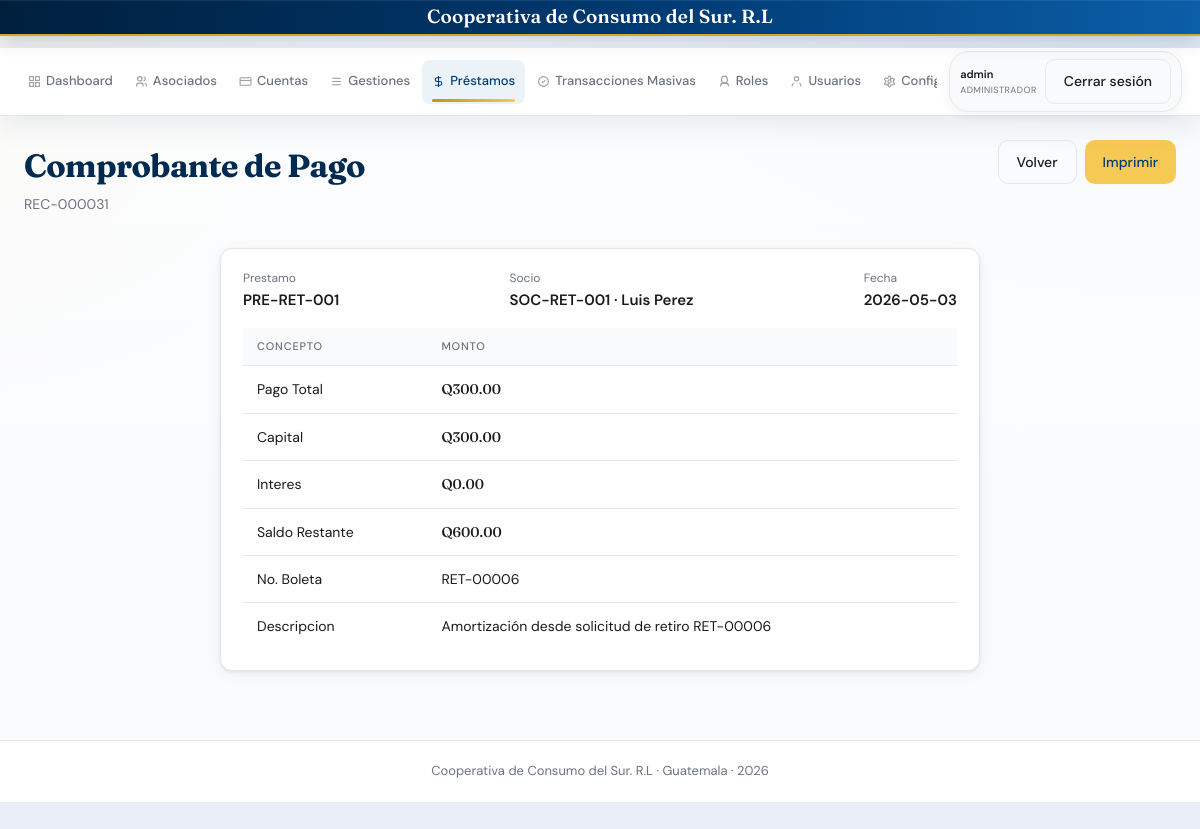
Page /prestamos/comprobante/31 (signed in) on the committed database.
### tables this page shows
CREATE TABLE ajustes_sistema (
        clave TEXT PRIMARY KEY,
        valor TEXT,
        fecha_actualizacion TEXT NOT NULL,
        usuario_actualizacion TEXT
    );

CREATE TABLE pagos_prestamo (
            id INTEGER PRIMARY KEY AUTOINCREMENT,
            prestamo_id INTEGER NOT NULL,
            monto REAL NOT NULL,
            capital REAL NOT NULL,
            interes REAL NOT NULL,
            saldo_restante REAL NOT NULL,
            fecha TEXT NOT NULL, descripcion TEXT, boleta_deposito TEXT, numero_comprobante TEXT,
            FOREIGN KEY (prestamo_id) REFERENCES prestamos(id)
        );

CREATE TABLE prestamos (
            id INTEGER PRIMARY KEY AUTOINCREMENT,
            numero TEXT UNIQUE NOT NULL,
            socio_id INTEGER NOT NULL,
            monto_solicitado REAL NOT NULL,
            monto_aprobado REAL,
            tasa_interes REAL NOT NULL,
            plazo_meses INTEGER NOT NULL,
            cuota_mensual REAL,
            saldo_pendiente REAL,
            fecha_solicitud TEXT NOT NULL,
            fecha_aprobacion TEXT,
            estado TEXT DEFAULT "pendiente"
        , etapa_cobranza TEXT DEFAULT 'activo', categoria_id INTEGER, desembolso_tipo TEXT, desembolso_referencia TEXT, refinanciado_de INTEGER, monto_amortizado REAL DEFAULT 0, monto_desembolso REAL, banco_tipo_cuenta TEXT, banco_numero_cuenta TEXT, capital_amortizado REAL DEFAULT 0, interes_amortizado REAL DEFAULT 0);

CREATE TABLE socios (
            id INTEGER PRIMARY KEY AUTOINCREMENT,
            codigo TEXT UNIQUE NOT NULL,
            nombre TEXT NOT NULL,
            apellido TEXT NOT NULL,
            dpi TEXT UNIQUE NOT NULL,
            telefono TEXT,
            email TEXT,
            direccion TEXT,
            fecha_ingreso TEXT NOT NULL,
            estado TEXT DEFAULT "activo"
        , rol TEXT DEFAULT 'Asociado', frecuencia TEXT DEFAULT 'Quincenal', cuota_ahorro REAL DEFAULT 0, tipo_ahorro TEXT DEFAULT 'ahorro corriente', nit TEXT, beneficiario TEXT, finca TEXT, foto TEXT, primer_nombre TEXT, segundo_nombre TEXT, tercer_nombre TEXT, primer_apellido TEXT, segundo_apellido TEXT, estado_civil TEXT DEFAULT 'Soltero', apellido_casada TEXT, banco_nombre TEXT, banco_tipo_cuenta TEXT, banco_numero_cuenta TEXT, departamento TEXT, municipio TEXT, salario REAL, fecha_ingreso_laborar TEXT);

### blueprints/prestamos.py (the view)
@bp.route('/prestamos/comprobante/<int:pago_id>')
@login_required()
def comprobante_pago_prestamo(pago_id):
    conn = get_db()
    pago = db_fetchone(
        conn,
        '''
        SELECT pp.*, p.numero AS numero_prestamo,
               s.codigo AS socio_codigo,
               s.nombre || ' ' || s.apellido AS socio_nombre
        FROM pagos_prestamo pp
        JOIN prestamos p ON p.id = pp.prestamo_id
        JOIN socios s ON s.id = p.socio_id
        WHERE pp.id=?
        ''',
        (pago_id,),
    )
    conn.close()
    if not pago:
        flash('Comprobante no encontrado.', 'danger')
        return redirect(url_for('prestamos.prestamos'))
    return render_template('comprobante_prestamo.html', pago=pago)

### app.py (called while the page is built)
@app.before_request
def _set_request_context():
    g.request_id = request.headers.get('X-Request-ID') or str(uuid.uuid4())
    g.request_started_at = datetime.now(UTC)

@app.after_request
def _log_request(response):
    started = getattr(g, 'request_started_at', None)
    duration_ms = None
    if started:
        duration_ms = int((datetime.now(UTC) - started).total_seconds() * 1000)
    logger.info(
        'event=request method=%s path=%s status=%s user=%s role=%s request_id=%s duration_ms=%s ip=%s',
        request.method,
        request.path,
        response.status_code,
        session.get('username', 'anon'),
        session.get('user_role', 'anon'),
        getattr(g, 'request_id', '-'),
        duration_ms,
        request.headers.get('X-Forwarded-For', request.remote_addr),
    )
    response.headers['X-Request-ID'] = getattr(g, 'request_id', '-')
    return response

def get_system_setting(conn, clave, default=None):
    row = db_fetchone(conn, "SELECT valor FROM ajustes_sistema WHERE clave=?", (clave,))
    if row and row['valor'] is not None:
        return row['valor']
    if default is not None:
        return default
    return SYSTEM_SETTINGS_DEFAULTS.get(clave)

def obtener_marca_cooperativa():
    conn = get_db()
    try:
        nombre = get_system_setting(conn, 'cooperativa_nombre', DEFAULT_COOPERATIVA_NOMBRE)
        foto = get_system_setting(conn, 'cooperativa_foto', '')
    except Exception as e:
        print("EXCEPTION IN obtener_marca_cooperativa:", e)
        nombre = DEFAULT_COOPERATIVA_NOMBRE
        foto = ''
    finally:
        conn.close()
    return {
        'cooperativa_nombre': nombre or DEFAULT_COOPERATIVA_NOMBRE,
        'cooperativa_foto': foto or None,
    }

@app.context_processor
def inject_global_template_data():
    marca = obtener_marca_cooperativa()
    return {
        'now': datetime.now(),
        **marca,
    }

### utils/db.py (called while the page is built)
def _connection_is_closed(conn):
    if conn is None:
        return True
    if hasattr(conn, 'closed'):
        try:
            if conn.closed:
                return True
        except Exception:
            pass
    try:
        conn.execute('SELECT 1')
        return False
    except sqlite3.ProgrammingError:
        return True
    except Exception:
        return False

def _is_postgres_connection(conn):
    return conn.__class__.__module__.startswith('psycopg')

def _adapt_query_for_backend(conn, query):
    if _is_postgres_connection(conn):
        return query.replace('?', '%s')
    return query

### templates/comprobante_prestamo.html (shortened to what this page needs)
{% extends "base.html" %}
{% block content %}
<div class="page-header">
  <div>
    <div class="page-title">Comprobante de Pago</div>
    <div class="page-subtitle">{{ pago.numero_comprobante or ('REC-' ~ '%06d'|format(pago.id)) }}</div>
  </div>
  <div style="display:flex;gap:8px;">
    <a href="{{ url_for('prestamos.prestamos') }}" class="btn btn-outline" onclick="history.back();return false;">Volver</a>
    <button type="button" class="btn btn-gold" onclick="window.print()">Imprimir</button>
  </div>
</div>
<div class="card" style="max-width:760px;margin:0 auto;">
  <div class="card-body">
    <div style="display:flex;justify-content:space-between;gap:12px;flex-wrap:wrap;margin-bottom:16px;">
      <div>
        <div style="font-size:12px;color:#6b7280;">Prestamo</div>
        <div style="font-weight:600;">{{ pago.numero_prestamo }}</div>
      </div>
      <div>
        <div style="font-size:12px;color:#6b7280;">Socio</div>
        <div style="font-weight:600;">{{ pago.socio_codigo }} · {{ pago.socio_nombre }}</div>
      </div>
      <div>
        <div style="font-size:12px;color:#6b7280;">Fecha</div>
        <div style="font-weight:600;">{{ pago.fecha }}</div>
      </div>
    </div>
    <div class="table-wrap">
      <table>
        <thead><tr><th>Concepto</th><th>Monto</th></tr></thead>
        <tbody>
          <tr><td>Pago Total</td><td class="amount">Q{{ '{:,.2f}'.format(pago.monto) }}</td></tr>
          <tr><td>Capital</td><td class="amount">Q{{ '{:,.2f}'.format(pago.capital) }}</td></tr>
          <tr><td>Interes</td><td class="amount">Q{{ '{:,.2f}'.format(pago.interes) }}</td></tr>
          <tr><td>Saldo Restante</td><td class="amount">Q{{ '{:,.2f}'.format(pago.saldo_restante) }}</td></tr>
          <tr><td>No. Boleta</td><td>{{ pago.boleta_deposito or '—' }}</td></tr>
          <tr><td>Descripcion</td><td>{{ pago.descripcion or 'Pago de cuota' }}</td></tr>
        </tbody>
      </table>
    </div>
  </div>
</div>
{% endblock %}

### templates/base.html (shortened to what this page needs)
<!DOCTYPE html>
<html lang="es">
<head>
</head>
<body>
<div class="top-brand">
  <div class="top-brand-content">
    <div class="top-brand-text">{{ cooperativa_nombre }}</div>
  </div>
</div>
<header class="header">
  <div class="header-content">
    <nav class="header-nav">
      <a href="{{ url_for('main.index') }}" class="nav-link {% if request.endpoint=='main.index' %}active{% endif %}">
        <svg width="16" height="16" fill="none" stroke="currentColor" stroke-width="2" viewBox="0 0 24 24"><rect x="3" y="3" width="7" height="7"/><rect x="14" y="3" width="7" height="7"/><rect x="14" y="14" width="7" height="7"/><rect x="3" y="14" width="7" height="7"/></svg>
        Dashboard
      </a>
      <a href="{{ url_for('socios.socios') }}" class="nav-link {% if 'socio' in request.endpoint %}active{% endif %}">
        <svg width="16" height="16" fill="none" stroke="currentColor" stroke-width="2" viewBox="0 0 24 24"><circle cx="9" cy="7" r="4"/><path d="M3 21v-2a4 4 0 0 1 4-4h4a4 4 0 0 1 4 4v2"/><path d="M16 3.13a4 4 0 0 1 0 7.75M21 21v-2a4 4 0 0 0-3-3.85"/></svg>
        Asociados
      </a>
      <a href="{{ url_for('ahorro.cuentas') }}" class="nav-link {% if 'cuenta' in request.endpoint %}active{% endif %}">
        <svg width="16" height="16" fill="none" stroke="currentColor" stroke-width="2" viewBox="0 0 24 24"><rect x="2" y="5" width="20" height="14" rx="2"/><path d="M2 10h20"/></svg>
        Cuentas
      </a>
      {% if session.get('user_role') in ['Administrador', 'Operador'] %}
      {% set gestion_activa = request.endpoint in ['gestiones', 'gestion_retiro', 'gestion_solicitud_prestamo'] %}
      <a href="{{ url_for('prestamos.gestiones') }}" class="nav-link {% if gestion_activa %}active{% endif %}">
        <svg width="16" height="16" fill="none" stroke="currentColor" stroke-width="2" viewBox="0 0 24 24"><path d="M4 6h16M4 12h16M4 18h16"/></svg>
        Gestiones
      </a>
      {% endif %}
      <a href="{{ url_for('prestamos.prestamos') }}" class="nav-link {% if 'prestamo' in request.endpoint %}active{% endif %}">
        <svg width="16" height="16" fill="none" stroke="currentColor" stroke-width="2" viewBox="0 0 24 24"><path d="M12 2v20M17 5H9.5a3.5 3.5 0 0 0 0 7h5a3.5 3.5 0 0 1 0 7H6"/></svg>
        Préstamos
      </a>
      <a href="{{ url_for('prestamos.transacciones_masivas') }}" class="nav-link {% if 'prestamos.transacciones_masivas' in request.endpoint %}active{% endif %}">
        <svg width="16" height="16" fill="none" stroke="currentColor" stroke-width="2" viewBox="0 0 24 24"><path d="M9 12l2 2 4-4M21 12c0 4.97-4.03 9-9 9s-9-4.03-9-9 4.03-9 9-9 9 4.03 9 9z"/></svg>
        Transacciones Masivas
      </a>      <a href="{{ url_for('usuarios.roles') }}" class="nav-link {% if 'usuarios.roles' in request.endpoint %}active{% endif %}">
        <svg width="16" height="16" fill="none" stroke="currentColor" stroke-width="2" viewBox="0 0 24 24"><path d="M12 2a5 5 0 0 1 5 5v3a5 5 0 0 1-10 0V7a5 5 0 0 1 5-5z"/><path d="M19 21v-2a4 4 0 0 0-4-4H9a4 4 0 0 0-4 4v2"/></svg>
        Roles
      </a>
      <a href="{{ url_for('usuarios.usuarios') }}" class="nav-link {% if 'usuarios.usuarios' in request.endpoint %}active{% endif %}">
        <svg width="16" height="16" fill="none" stroke="currentColor" stroke-width="2" viewBox="0 0 24 24"><path d="M20 21v-2a4 4 0 0 0-3-3.87"/><path d="M4 21v-2a4 4 0 0 1 3-3.87"/><circle cx="12" cy="7" r="4"/></svg>
        Usuarios
      </a>
      <a href="{{ url_for('configuraciones.configuraciones') }}" class="nav-link {% if 'configuraciones.configuraciones' in request.endpoint %}active{% endif %}">
        Configuración
      </a>
    </nav>
    {% if session.get('username') %}
    <div class="user-info">
      <div class="user-details">
        <strong>{{ session.username }}</strong>
        <small>{{ session.user_role }}</small>
      </div>
      <a href="{{ url_for('auth.logout') }}" class="btn btn-outline">Cerrar sesión</a>
    </div>
    {% endif %}
  </div>
</header>
<main class="main">
  {% block content %}{% endblock %}
</main>
<footer class="footer">
  <div class="footer-content">
    <p>{{ cooperativa_nombre }} · Guatemala · {{ now.strftime('%Y') if now else '2024' }}</p>
  </div>
</footer>
</body>
</html>

### rows in the picture
ajustes_sistema: valor "Cooperativa de Consumo del Sur. R.L", username "admin"
pagos_prestamo: numero_comprobante "REC-000031", fecha "2026-05-03", monto "300.00", capital "300.00", interes "0.00", saldo_restante "600.00", boleta_deposito "RET-00006", descripcion "Amortización desde solicitud de retiro RET-00006"
prestamos: numero_prestamo "PRE-RET-001"
socios: socio_codigo "SOC-RET-001"

### other values in the picture
{{ session.user_role }} "ADMINISTRADOR"
{{ pago.socio_nombre }} "Luis Perez"
